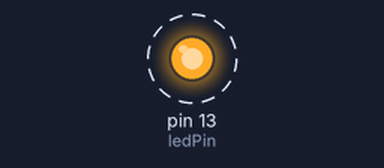
Bench run of a sketch on a simulated Arduino Uno, built with avr-gcc and run on an emulated ATmega328P. Shown: output pins drawn as LEDs (lit = HIGH). Dashed ring = blinking.

Above: at 0.05 s.
Timing chart, 0 to 3.0 s (numbered marks = the images above):
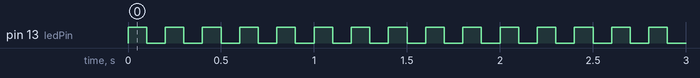

The sketch:

blink.ino
```cpp
int ledPin = 13;

void blinkLed(int delayTime) {
  digitalWrite(ledPin, HIGH);
  delay(delayTime);

  digitalWrite(ledPin, LOW);
  delay(delayTime);
}


// arduino default functions

void setup() {
  pinMode(ledPin, OUTPUT);
}

void loop() {
  blinkLed(100);
}
```

Measured:
- by itself, pin 13 (ledPin): alternates HIGH for 0.10 s and LOW for 0.10 s
